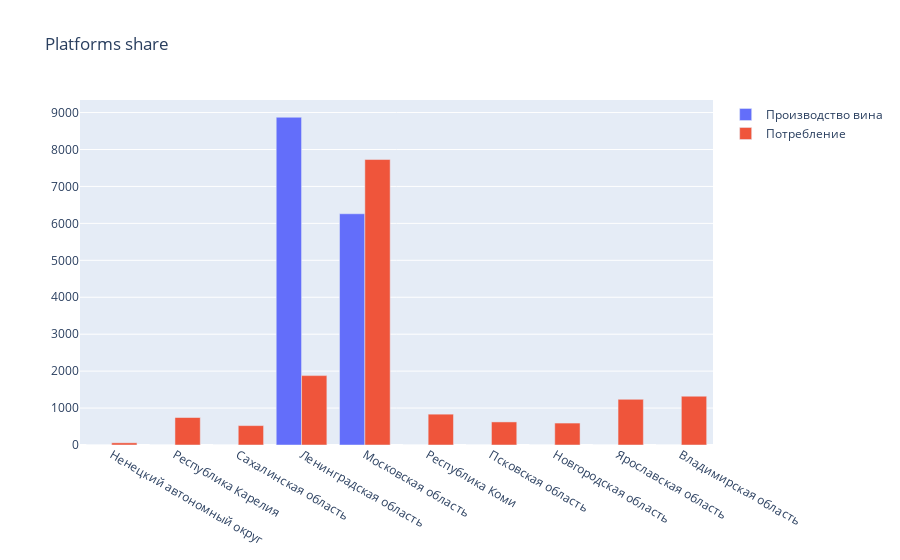

The notebook cell saved with this chart:
### Code cell
trace0 = go.Bar(
    x=alko_wine_cons.Region,
    y=alko_wine_cons.Wine_prod,
    name='Производство вина',
    orientation = 'v'
)

trace1 = go.Bar(
    x=alko_wine_cons.Region,
    y=alko_wine_cons.Wine,
    name='Потребление',
    orientation = 'v'
)

data = [trace0, trace1]
layout = {'title': 'Platforms share'}

fig = go.Figure(data=data, layout=layout)

iplot(fig)

### Figure 1 — Plotly figure (JSON) as saved in the notebook; plotly's stock layout.template omitted (floating-point values rounded to 4 significant figures)
{"data": [{"name": "Производство вина", "orientation": "v", "type": "bar", "x": ["Ненецкий автономный округ", "Республика Карелия", "Сахалинская область", "Ленинградская область", "Московская область", "Республика Коми", "Псковская область", "Новгородская область", "Ярославская область", "Владимирская область"], "y": [0, 0, 0, 8873, 6260.0, 0, 0, 0, 0, 0]}, {"name": "Потребление", "orientation": "v", "type": "bar", "x": ["Ненецкий автономный округ", "Республика Карелия", "Сахалинская область", "Ленинградская область", "Московская область", "Республика Коми", "Псковская область", "Новгородская область", "Ярославская область", "Владимирская область"], "y": [59.4, 744.1, 525.3, 1879.0, 7728.0, 834.7, 624.8, 594, 1236, 1321.0]}], "layout": {"title": {"text": "Platforms share"}}}
